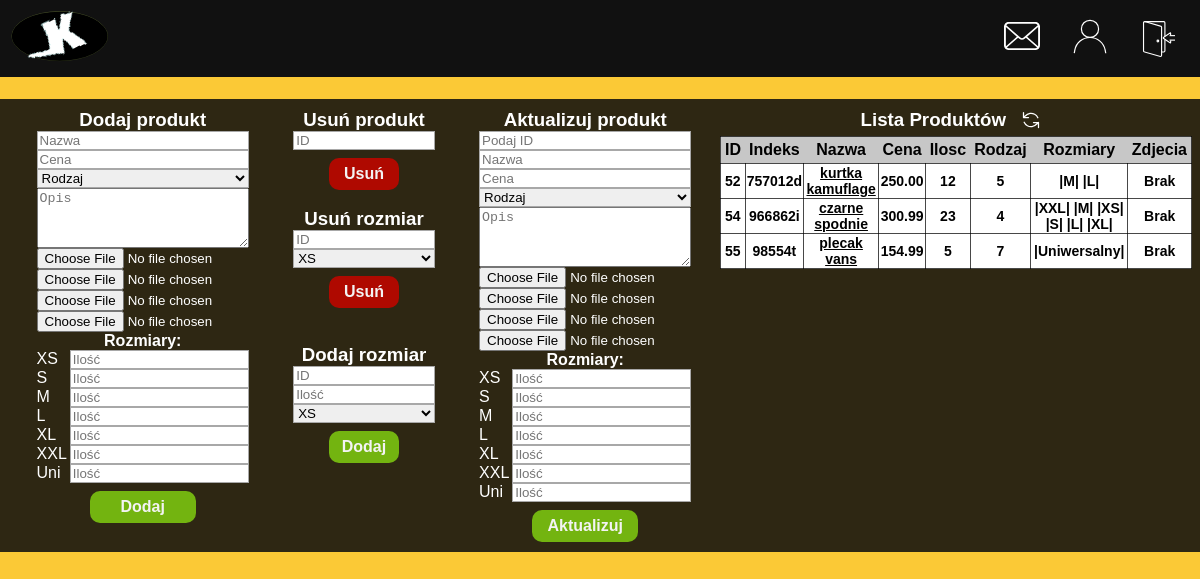
Page /panel.php (signed in) on the earlier database version.
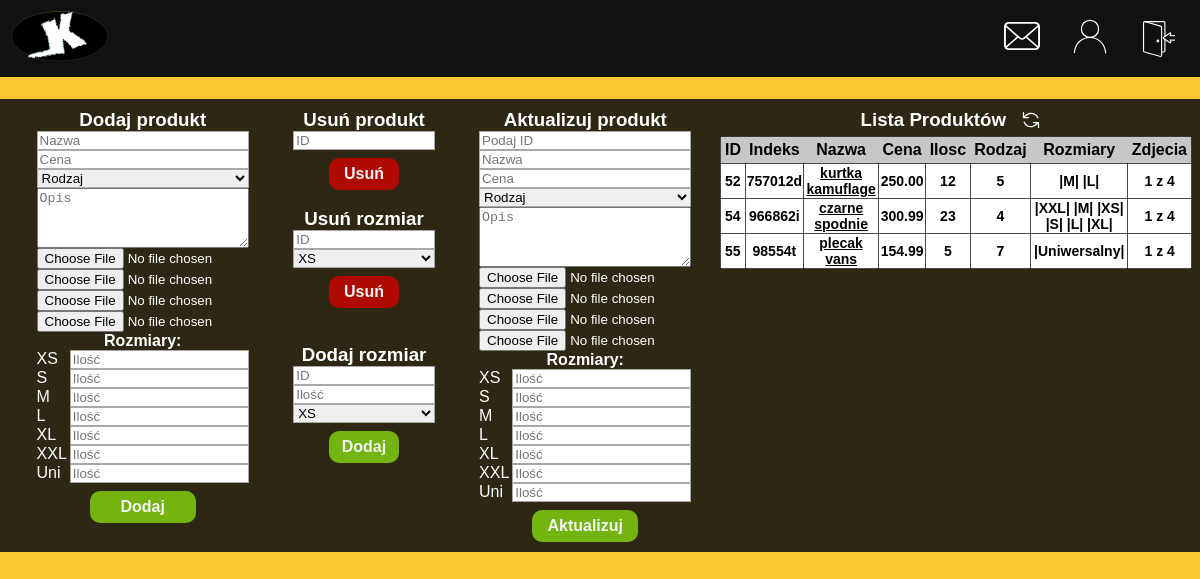
Same page on the later database version.
### tables this page shows
CREATE TABLE `produkty` (
  `id` int(11) NOT NULL,
  `nazwa` varchar(200) NOT NULL,
  `cena` decimal(10,2) NOT NULL,
  `ilosc` smallint(6) NOT NULL,
  `rodzaj` varchar(50) NOT NULL,
  `opis` text NOT NULL,
  `zdjecie1` varchar(200) DEFAULT NULL,
  `zdjecie2` varchar(200) DEFAULT NULL,
  `zdjecie3` varchar(200) DEFAULT NULL,
  `zdjecie4` varchar(200) DEFAULT NULL,
  `indeks_produktu` varchar(8) DEFAULT NULL,
  `link` varchar(255) DEFAULT NULL
);

### panel.php (the view, shortened to what the changed rows need)
<!DOCTYPE html>
<html lang="pl">
<head>
    <link rel="stylesheet" href="s.css?v=1.3">
</head>
<body>
<?php include_once("laczenieZbaza.php");?>
<br>
<div class="contener">
<div class="menu_panelu">
<div class="panel" id="panel4">
    <table class="tabela_produktow">
        <tr>
            <th>ID</th>
            <th>Indeks</th>
            <th>Nazwa</th>
            <th>Cena</th>
            <th>Ilosc</th>
            <th>Rodzaj</th>
            <th>Rozmiary</th>
            <th>Zdjecia</th>
        </tr>
<?php
$pyt_produkt = $conn->query("SELECT * FROM produkty")->fetchAll();
$licznik_zdjec = 0;
foreach($pyt_produkt as $linia){
    $pyt_rozmiar = $conn->prepare("SELECT rozmiar FROM rozmiary_produktow WHERE id_produktu = ?");
    $pyt_rozmiar->execute([$linia["id"]]);
    echo "<tr>";
    echo "<td>" . $linia["id"] . "</td>";
    echo "<td>" . $linia["indeks_produktu"] . "</td>";
    echo "<td>" . "<a style='color:black;' href=" .$linia["link"].">".$linia["nazwa"] . "</a></td>";
    echo "<td>" . $linia["cena"] . "</td>";
    echo "<td>" . $linia["ilosc"] . "</td>";
    echo "<td>" . $linia["rodzaj"] . "</td>";
    echo "<td>";
    while($kolejny = $pyt_rozmiar->fetch()){
        echo  " |".$kolejny['rozmiar'] ."| ";
    }
    echo "</td>";
    if($linia["zdjecie1"] != NULL){
        $licznik_zdjec++;
    }
    if( $licznik_zdjec == 0 ){
        echo "<td>" . "Brak" . "</td>";
    }
    else{
        echo "<td>" . $licznik_zdjec . " z 4" . "</td>";
    }
    $licznik_zdjec = 0;
    echo "</tr>";
}
echo "</table>";
?>
</div>
</div>
</div>
</body>
</html>

Differences in the rows shown:
changed produkty "kurtka kamuflage": licznik_zdjec (not shown) → "1"; text "Brak" → "z 4"
changed produkty "czarne spodnie": licznik_zdjec (not shown) → "1"; text "Brak" → "z 4"
changed produkty "plecak vans": licznik_zdjec (not shown) → "1"; text "Brak" → "z 4"
